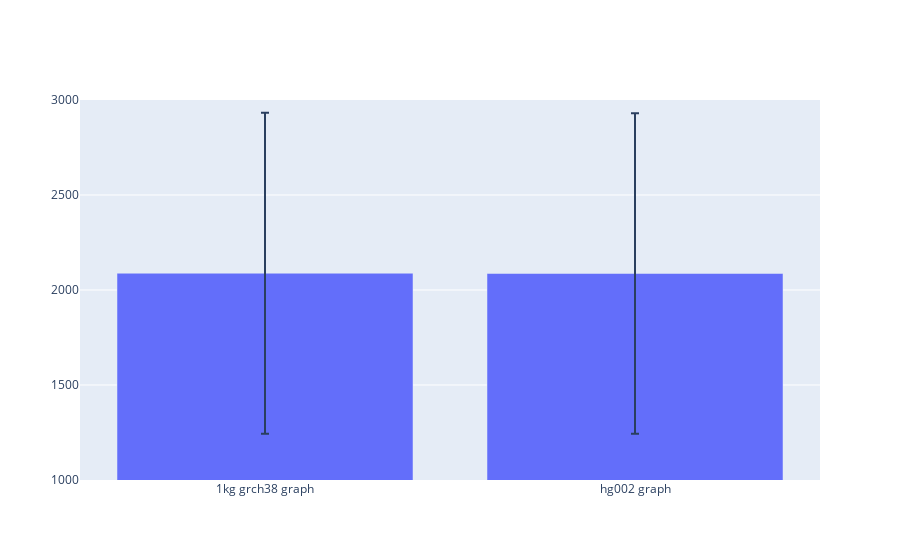

Notebook code cell kept with this figure:
### Code cell
fig = go.Figure()
fig.add_trace(go.Bar(
    x=['1kg grch38 graph', 'hg002 graph'], y=[np.mean(one1kb_graph_stats['length']),
                                             np.mean(hg002_graph_stats['length'])],
    error_y=dict(type='data', array=[np.std(one1kb_graph_stats['length']),
                                    np.std(hg002_graph_stats['length'])])
))

# fig.update_layout(barmode='group')

fig.update_yaxes(range=[1000, 3000])

fig.show()

### Figure 1 — Plotly figure (JSON) as saved in the notebook; plotly's stock layout.template omitted (floating-point values rounded to 4 significant figures)
{"data": [{"error_y": {"array": [844.2, 843.0], "type": "data"}, "type": "bar", "x": ["1kg grch38 graph", "hg002 graph"], "y": [2088.0, 2087.0]}], "layout": {"autosize": true, "xaxis": {"autorange": true, "range": [-0.5, 1.5], "type": "category"}, "yaxis": {"range": [1000, 3000], "type": "linear"}}}
